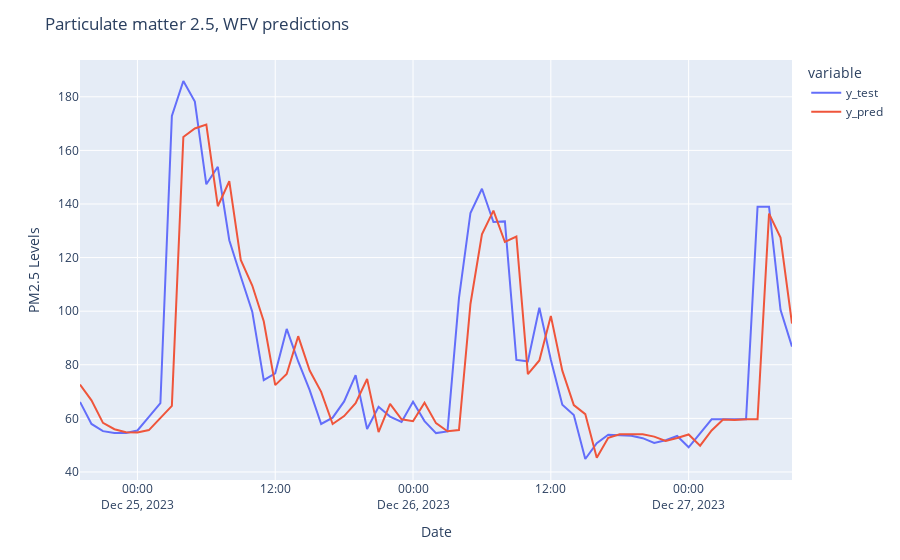

The cell this chart's notebook holds for it:
### Code cell
# Ploting a line Plot to show Walk forward predictions
fig = px.line(df_predictions, labels={"value": "PM2.5"})
fig.update_layout(
    title= "Particulate matter 2.5, WFV predictions",
    xaxis_title = "Date",
    yaxis_title = "PM2.5 Levels"
)
